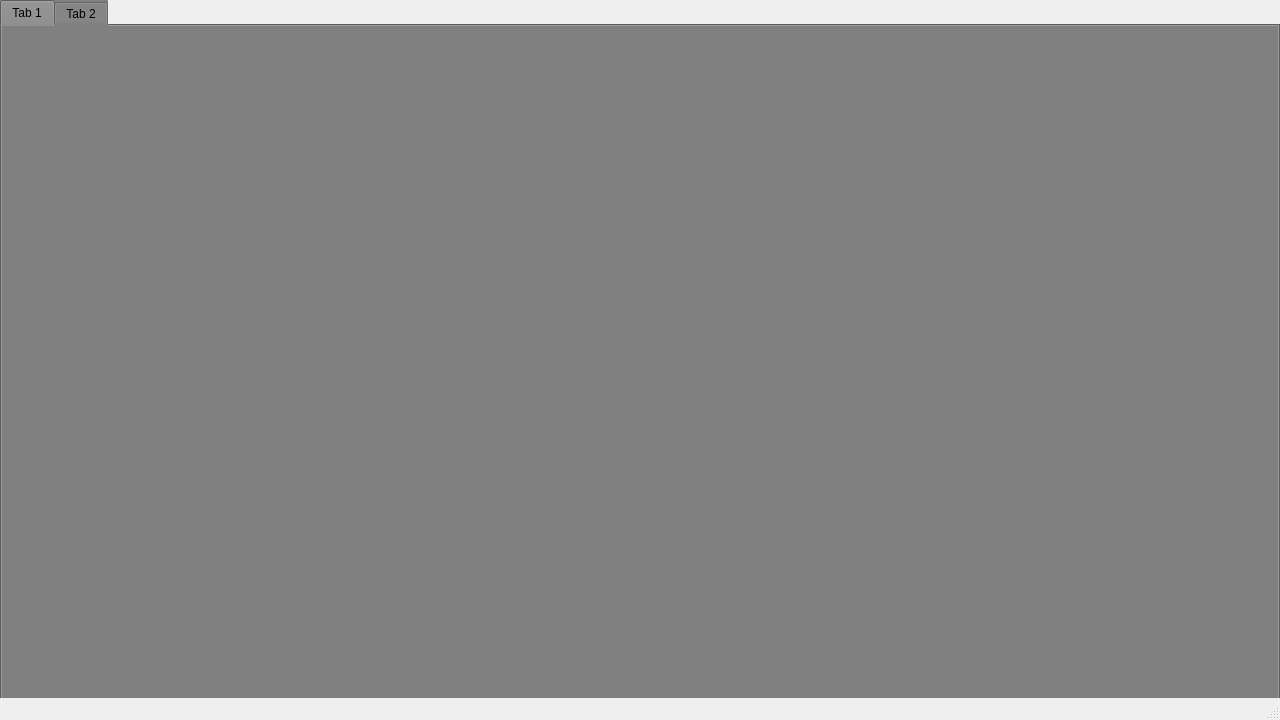
<?xml version="1.0" encoding="UTF-8"?>
<ui version="4.0">
 <class>ValveCentralHoleClass</class>
 <widget class="QMainWindow" name="ValveCentralHoleClass">
  <property name="geometry">
   <rect>
    <x>0</x>
    <y>0</y>
    <width>1280</width>
    <height>720</height>
   </rect>
  </property>
  <property name="windowTitle">
   <string>MainWindow</string>
  </property>
  <widget class="QWidget" name="centralwidget">
   <widget class="QTabWidget" name="tab_widget">
    <property name="geometry">
     <rect>
      <x>0</x>
      <y>0</y>
      <width>1280</width>
      <height>720</height>
     </rect>
    </property>
    <property name="styleSheet">
     <string notr="true">background: gray;</string>
    </property>
    <property name="currentIndex">
     <number>0</number>
    </property>
    <widget class="QWidget" name="tab">
     <attribute name="title">
      <string>Tab 1</string>
     </attribute>
    </widget>
    <widget class="QWidget" name="tab_2">
     <attribute name="title">
      <string>Tab 2</string>
     </attribute>
    </widget>
   </widget>
  </widget>
  <widget class="QMenuBar" name="options_menu">
   <property name="geometry">
    <rect>
     <x>0</x>
     <y>0</y>
     <width>1280</width>
     <height>22</height>
    </rect>
   </property>
  </widget>
  <widget class="QStatusBar" name="statusbar"/>
 </widget>
 <resources/>
 <connections/>
</ui>
